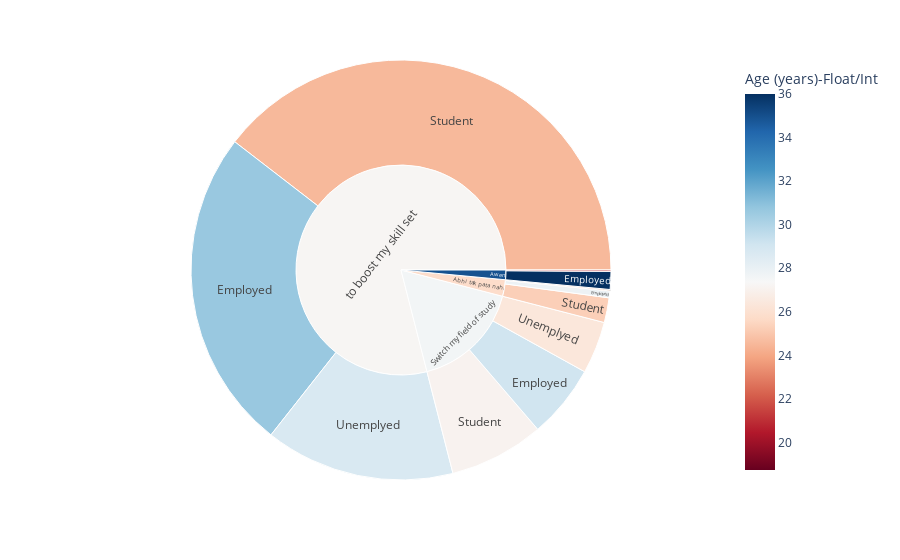

Write notebook code for a chart like this one.
### Markdown cell above
Analysing one of the sections

### Code cell
fig.show()

### Figure 1 — Plotly figure (JSON) as saved in the notebook; plotly's stock layout.template omitted (floating-point values rounded to 4 significant figures)
{"data": [{"branchvalues": "total", "customdata": [["(?)", 27.8], ["Yes", 36], ["(?)", 29.1], ["(?)", 30.64], ["No", 25.27], ["No", 21], ["(?)", 27.07], ["(?)", 24.54], ["(?)", 24.95], ["(?)", 26.36], ["(?)", 28.72], ["(?)", 25.78], ["(?)", 34.93], ["(?)", 27.58], ["(?)", 27.23]], "domain": {"x": [0, 1], "y": [0, 1]}, "hovertemplate": "labels=%{label}<br>How many hours you code a day? (int) e.g: 5,4,3=%{value}<br>parent=%{parent}<br>id=%{id}<br>Marital Status?=%{customdata[0]}<br>Age (years)-Float/Int=%{color}<extra></extra>", "ids": ["Abhi tak pata nahi/Employed", "Awen/Employed", "Switch my field of study/Employed", "to boost my skill set/Employed", "Abhi tak pata nahi/Student", "Awen/Student", "Switch my field of study/Student", "to boost my skill set/Student", "Abhi tak pata nahi/Unemplyed", "Switch my field of study/Unemplyed", "to boost my skill set/Unemplyed", "Abhi tak pata nahi", "Awen", "Switch my field of study", "to boost my skill set"], "labels": ["Employed", "Employed", "Employed", "Employed", "Student", "Student", "Student", "Student", "Unemplyed", "Unemplyed", "Unemplyed", "Abhi tak pata nahi", "Awen", "Switch my field of study", "to boost my skill set"], "marker": {"coloraxis": "coloraxis", "colors": [27.8, 36, 29.1, 30.64, 25.27, 21, 27.07, 24.54, 24.95, 26.36, 28.72, 25.78, 34.93, 27.58, 27.23]}, "name": "", "parents": ["Abhi tak pata nahi", "Awen", "Switch my field of study", "to boost my skill set", "Abhi tak pata nahi", "Awen", "Switch my field of study", "to boost my skill set", "Abhi tak pata nahi", "Switch my field of study", "to boost my skill set", "", "", "", ""], "type": "sunburst", "values": [5, 13, 53.5, 234.5, 18, 1, 69, 373.5, 1.01, 38, 138, 24.01, 14, 160.5, 746]}], "layout": {"coloraxis": {"cmid": 27.37, "colorbar": {"title": {"text": "Age (years)-Float/Int"}}, "colorscale": [[0, "rgb(103,0,31)"], [0.1, "rgb(178,24,43)"], [0.2, "rgb(214,96,77)"], [0.3, "rgb(244,165,130)"], [0.4, "rgb(253,219,199)"], [0.5, "rgb(247,247,247)"], [0.6, "rgb(209,229,240)"], [0.7, "rgb(146,197,222)"], [0.8, "rgb(67,147,195)"], [0.9, "rgb(33,102,172)"], [1, "rgb(5,48,97)"]]}, "legend": {"tracegroupgap": 0}, "margin": {"t": 60}}}
